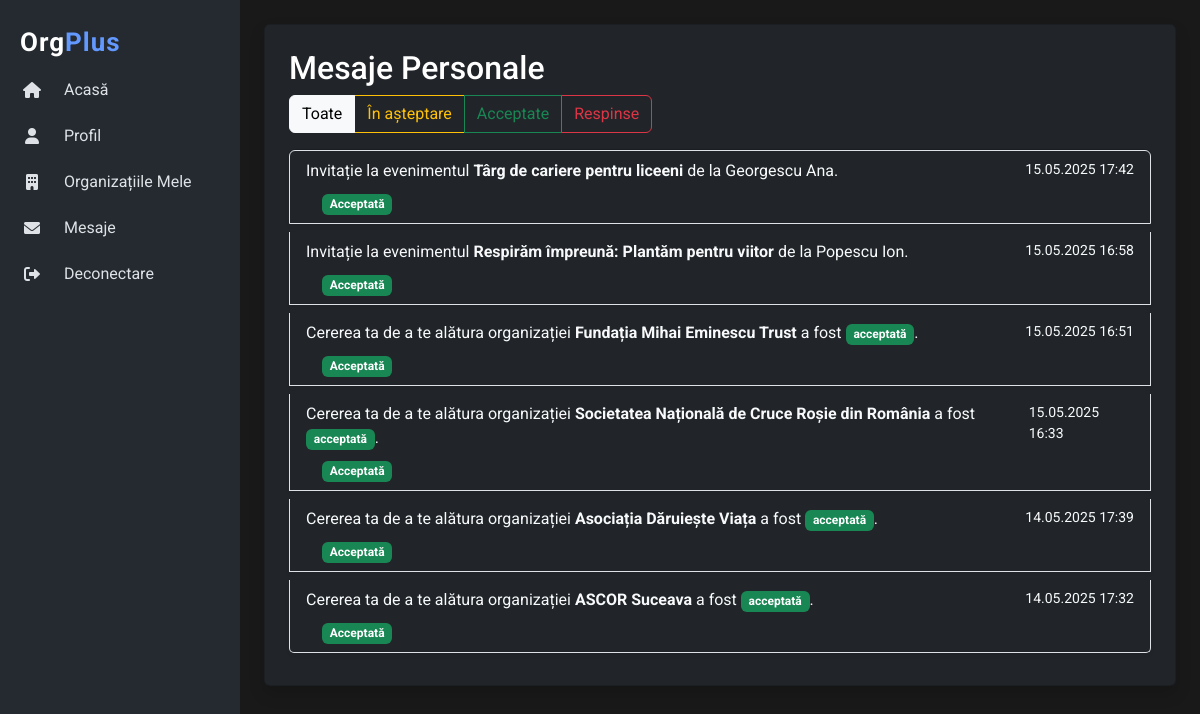
Before: /inbox.php (signed in) with the older database file.
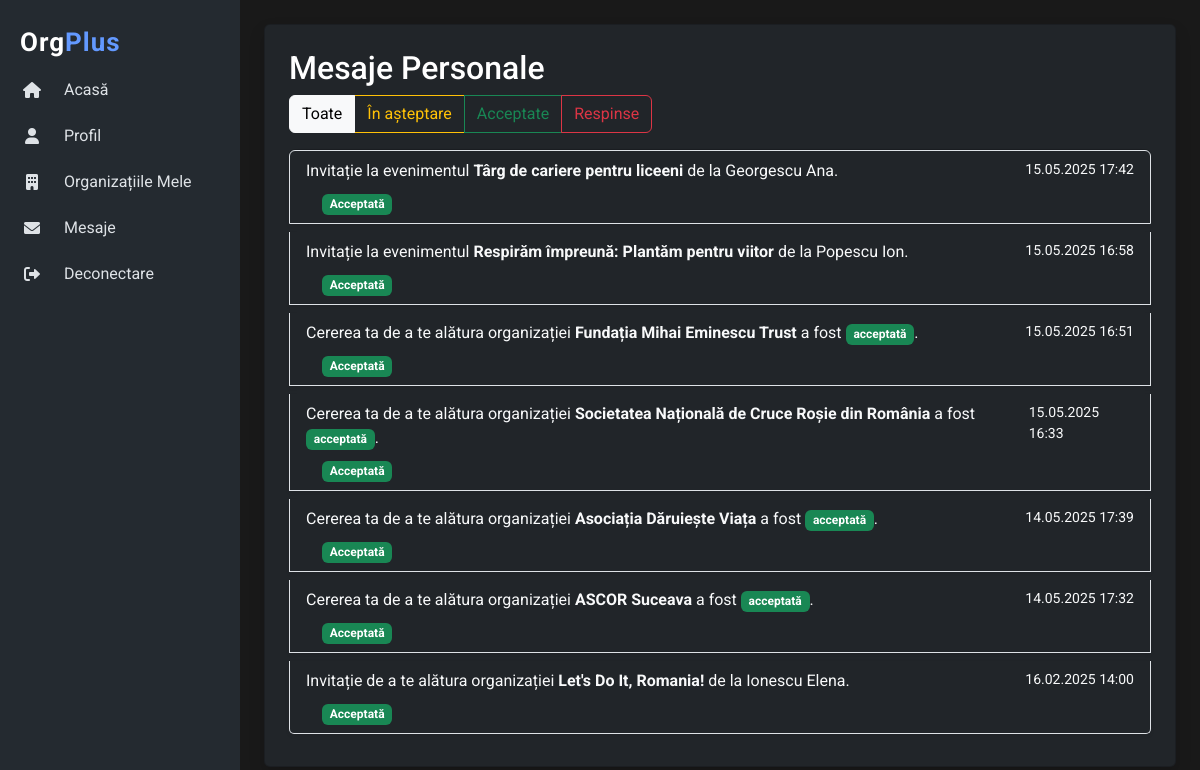
After: the same page with the newer database file.
### tables this page shows
CREATE TABLE `requests` (
  `request_id` int(11) NOT NULL,
  `request_type` enum('organization_join_request','event_invitation','organization_invite_manual','organization_join_request_response') NOT NULL,
  `sender_user_id` int(11) DEFAULT NULL,
  `receiver_user_id` int(11) DEFAULT NULL,
  `organization_id` int(11) DEFAULT NULL,
  `event_id` int(11) DEFAULT NULL,
  `status` enum('pending','accepted','rejected') NOT NULL DEFAULT 'pending',
  `created_at` timestamp NOT NULL DEFAULT current_timestamp()
);

CREATE TABLE `events` (
  `id` int(11) NOT NULL,
  `org_id` int(11) NOT NULL,
  `name` varchar(255) NOT NULL,
  `description` text DEFAULT NULL,
  `date` datetime NOT NULL,
  `created_by` int(11) NOT NULL,
  `available_roles` text DEFAULT NULL
);

CREATE TABLE `users` (
  `id` int(11) NOT NULL,
  `email` varchar(255) NOT NULL,
  `password` varchar(255) NOT NULL,
  `hash_salt` varchar(64) DEFAULT NULL,
  `name` varchar(255) NOT NULL,
  `prenume` varchar(255) NOT NULL,
  `created_at` timestamp NOT NULL DEFAULT current_timestamp(),
  `updated_at` timestamp NOT NULL DEFAULT current_timestamp() ON UPDATE current_timestamp(),
  `last_login` timestamp NULL DEFAULT NULL
);

CREATE TABLE `organizations` (
  `id` int(11) NOT NULL,
  `name` varchar(255) NOT NULL,
  `description` varchar(255) NOT NULL,
  `email` varchar(255) NOT NULL,
  `phone` varchar(20) NOT NULL,
  `address` varchar(255) NOT NULL,
  `website` varchar(255) NOT NULL,
  `owner_id` int(11) NOT NULL,
  `created_at` timestamp NOT NULL DEFAULT current_timestamp(),
  `updated_at` timestamp NOT NULL DEFAULT current_timestamp() ON UPDATE current_timestamp(),
  `status` enum('active','inactive','','') NOT NULL DEFAULT 'active'
);

### public/inbox.php (the view, shortened to what the changed rows need)
<?php
require_once __DIR__ . '/../src/config.php';
$user_id = ensure_logged_in();
$allowed_types = ['event_invitation', 'organization_invite_manual', 'organization_join_request_response'];
$placeholders = implode(',', array_fill(0, count($allowed_types), '?'));
$sql = "
    SELECT
        r.request_id,
        r.request_type,
        r.status,
        r.created_at,
        r.organization_id,
        o.name AS organization_name,
        r.event_id,
        e.name AS event_name,
        e.date AS event_date,
        r.sender_user_id,
        s.name AS sender_name,
        s.prenume AS sender_prenume
    FROM requests r
    LEFT JOIN users s ON r.sender_user_id = s.id
    LEFT JOIN organizations o ON r.organization_id = o.id
    LEFT JOIN events e ON r.event_id = e.id
    WHERE r.receiver_user_id = ?
      AND r.request_type IN ($placeholders)
";
$params = [$user_id, ...$allowed_types];
$sql .= ' ORDER BY r.created_at DESC';
$stmt = $pdo->prepare($sql);
$stmt->execute($params);
$personal_requests = $stmt->fetchAll(PDO::FETCH_ASSOC);
?>
<!DOCTYPE html>
<html lang="ro">
<head>
</head>
<body class="text-light">
    <div class="d-flex">
        <div class="my-content p-4">
            <div class="card bg-dark text-white mb-4 p-4 shadow">
                <h2>Mesaje Personale</h2>
                <?php if (empty($personal_requests)): ?>
                    <p>Nu aveți solicitări.</p>
                <?php else: ?>
                    <ul class="list-group">
                        <?php foreach ($personal_requests as $request): ?>
                            <?php
                            $request_status = $request['status'];
                            $status_map = [
                                'pending' => ['label' => 'În așteptare', 'class' => 'warning'],
                                'accepted' => ['label' => 'Acceptată', 'class' => 'success'],
                                'rejected' => ['label' => 'Refuzată', 'class' => 'danger'],
                                'expired' => ['label' => 'Expirată', 'class' => 'secondary'],
                            ];
                            $status_info = $status_map[$request_status] ?? ['label' => 'Necunoscut', 'class' => 'dark'];
                            ?>
                            <li class="list-group-item bg-dark text-light mb-2 shadow-sm">
                                <div class="d-flex justify-content-between">
                                    <div>
                                        <?php if ($request['request_type'] === 'event_invitation'): ?>
                                            Invitație la evenimentul <strong><?php echo htmlspecialchars(
                                                $request['event_name'] ?? ''
                                            ); ?></strong>
                                            de la <?php echo htmlspecialchars(
                                                $request['sender_name'] . ' ' . $request['sender_prenume']
                                            ); ?>.
                                        <?php elseif ($request['request_type'] === 'organization_invite_manual'): ?>
                                            Invitație de a te alătura organizației <strong><?php echo htmlspecialchars(
                                                $request['organization_name']
                                            ); ?></strong>
                                            de la <?php echo htmlspecialchars(
                                                $request['sender_name'] . ' ' . $request['sender_prenume']
                                            ); ?>.
                                        <?php elseif (
                                            $request['request_type'] === 'organization_join_request_response'
                                        ): ?>
                                            Cererea ta de a te alătura organizației <strong><?php echo htmlspecialchars(
                                                $request['organization_name']
                                            ); ?></strong> a fost
                                            <span class="badge bg-<?php echo $request['status'] === 'accepted'
                                                ? 'success'
                                                : 'danger'; ?>">
                                                <?php echo $request['status'] === 'accepted'
                                                    ? 'acceptată'
                                                    : 'respinsă'; ?>
                                            </span>.
                                        <?php endif; ?>
                                    </div>
                                    <small><?php echo date('d.m.Y H:i', strtotime($request['created_at'])); ?></small>
                                </div>
                                <div class="mt-2">
                                    <span class="ms-3 badge bg-<?php echo $status_info['class']; ?>">
                                        <?php echo $status_info['label']; ?>
                                    </span>
                                </div>
                            </li>
                        <?php endforeach; ?>
                    </ul>
                <?php endif; ?>
            </div>
        </div>
    </div>
</body>
</html>

Changed rows visible on the page:
added requests: organization.name "Let's Do It, Romania!", sender_user.prenume "Ionescu Elena", created_at "16.02.2025 14:00", status "Acceptată"
